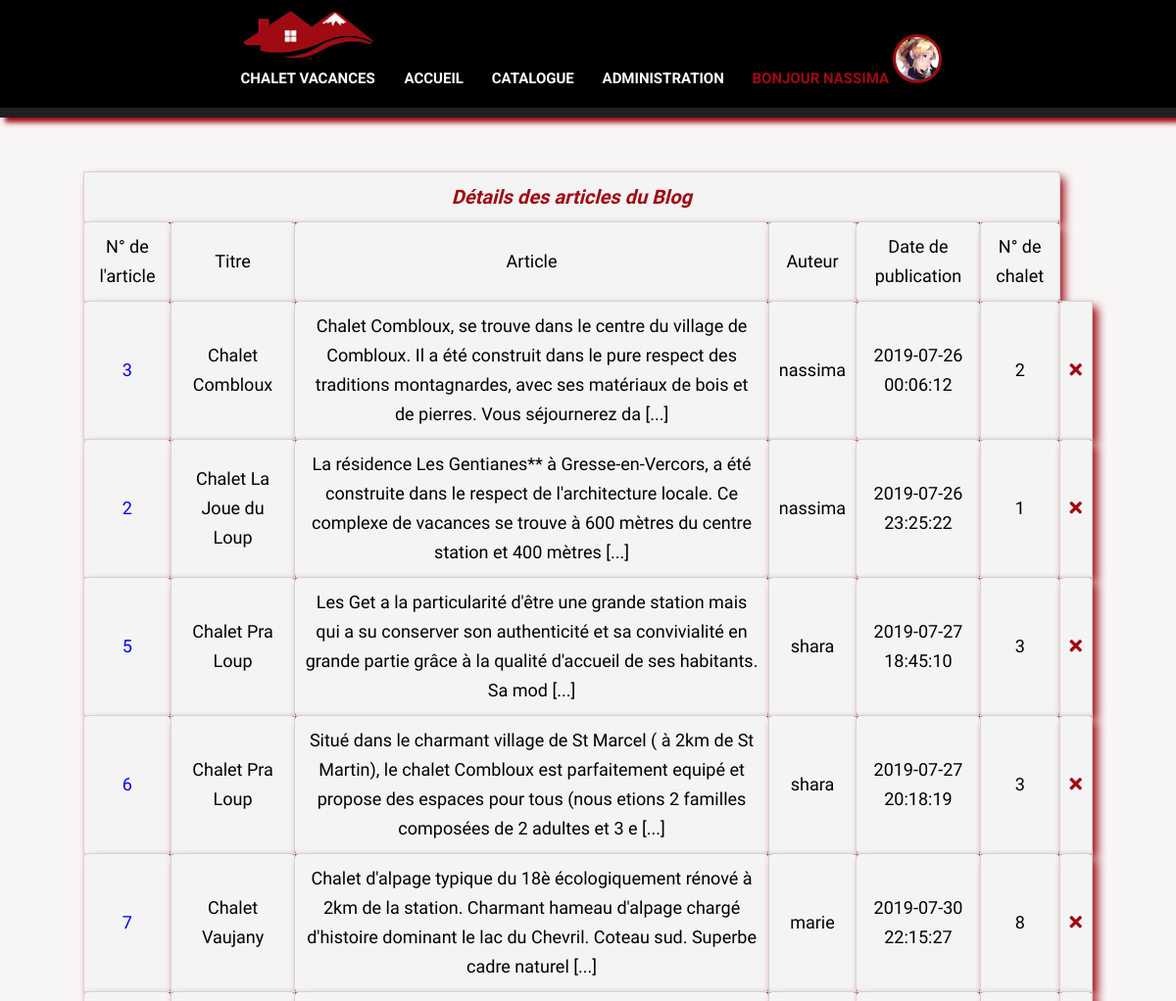
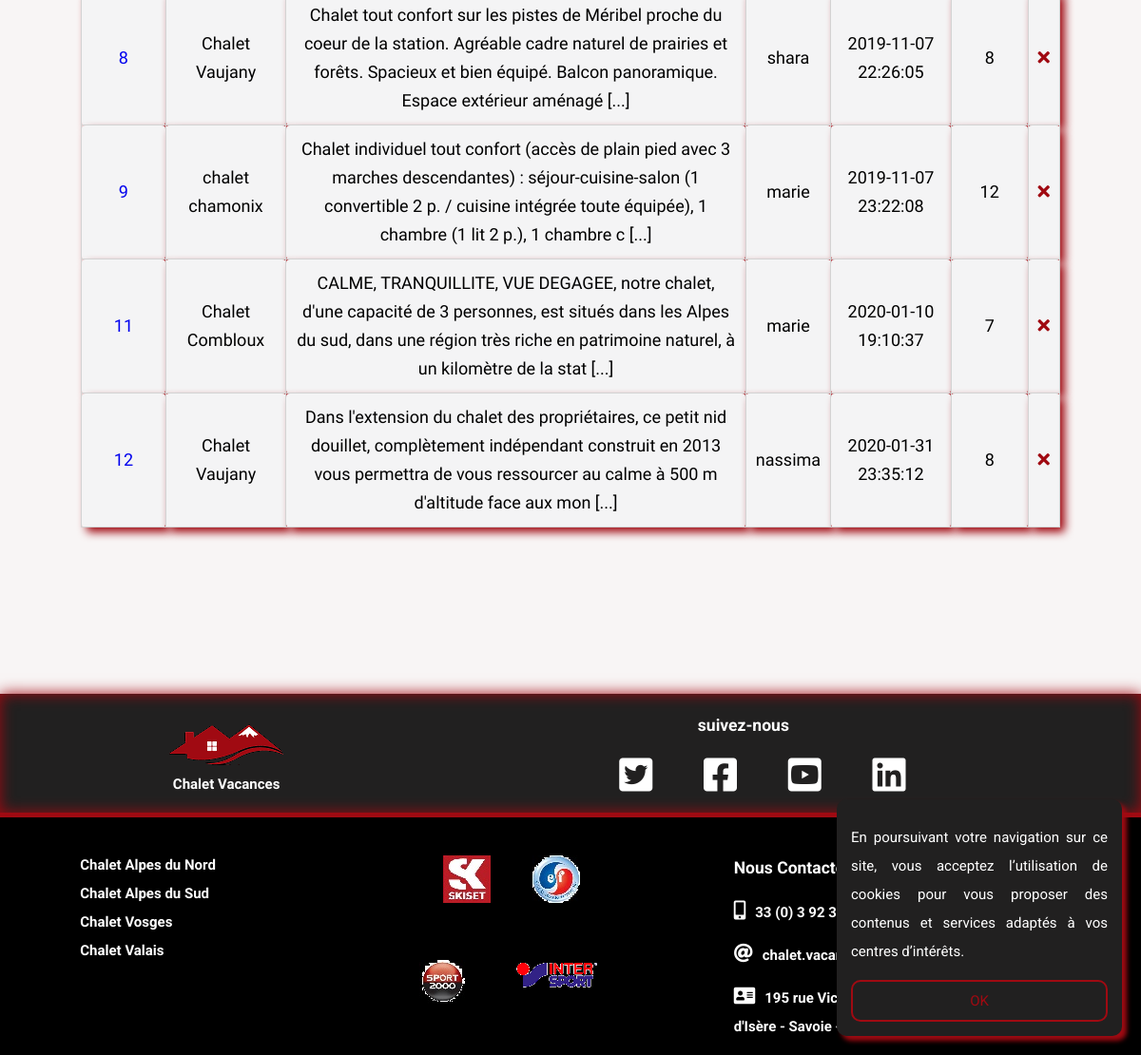
Page /adminBlog.php (signed in) on the committed database (2 pictures, top to bottom).
### tables this page shows
CREATE TABLE IF NOT EXISTS `customers` (
  `id_customer` int(11) NOT NULL AUTO_INCREMENT,
  `firstName` varchar(255) NOT NULL,
  `lastName` varchar(255) NOT NULL,
  `pseudo` varchar(255) NOT NULL,
  `password` varchar(255) NOT NULL,
  `email` varchar(255) NOT NULL,
  `phone` varchar(255) NOT NULL,
  `adress` varchar(255) NOT NULL,
  `postal_code` text NOT NULL,
  `profile_picture` varchar(255) DEFAULT 'profil_defaut.png',
  `inscription_date` timestamp NOT NULL,
  `admin` int(11) DEFAULT NULL,
  PRIMARY KEY (`id_customer`)
);

CREATE TABLE IF NOT EXISTS `posts` (
  `id_posts` int(11) NOT NULL AUTO_INCREMENT,
  `title` varchar(255) NOT NULL,
  `content` text NOT NULL,
  `publication_date` datetime NOT NULL,
  `id_customer` int(11) NOT NULL,
  `id_chalet` int(11) NOT NULL,
  PRIMARY KEY (`id_posts`),
  KEY `indexCustomer` (`id_customer`),
  KEY `indexChalet` (`id_chalet`)
);

CREATE TABLE IF NOT EXISTS `chalet` (
  `id_chalet` int(11) NOT NULL AUTO_INCREMENT,
  `name` varchar(250) NOT NULL,
  `chalet` varchar(250) NOT NULL,
  `massif` varchar(250) NOT NULL,
  `station` varchar(250) NOT NULL,
  `Nb_Pers` int(11) NOT NULL,
  `description` text NOT NULL,
  `services` varchar(250) NOT NULL,
  `price` int(11) NOT NULL,
  `duree_sejour` varchar(100) NOT NULL,
  `image1` varchar(250) NOT NULL,
  `image2` varchar(250) NOT NULL,
  `image3` varchar(250) NOT NULL,
  `image4` varchar(250) NOT NULL,
  `image5` varchar(250) NOT NULL,
  `image6` varchar(520) NOT NULL,
  `condition_une` text NOT NULL,
  `condition_deux` text NOT NULL,
  `condition_trois` text NOT NULL,
  `condition_quatre` text NOT NULL,
  `condition_cinq` text NOT NULL,
  `prestation_une` text NOT NULL,
  `prestation_deux` text NOT NULL,
  `prestation_trois` text NOT NULL,
  `prestation_quatre` text NOT NULL,
  `prestation_cinq` text NOT NULL,
  `prestation_six` text NOT NULL,
  `info_une` text NOT NULL,
  `info_deux` text NOT NULL,
  `info_trois` text NOT NULL,
  `info_quatre` text NOT NULL,
  `info_cinq` text NOT NULL,
  `info_six` text NOT NULL,
  `promotions` varchar(255) DEFAULT NULL,
  `best_chalet` varchar(255) DEFAULT NULL,
  PRIMARY KEY (`id_chalet`)
);

### adminBlog.php (called while the page is built, shortened)
<?php
require('application/database.php');
if(isset($_SESSION['id_customer'])){
$customerConnect=getCustomer($_SESSION['id_customer']);
}
else{
    header('Location:login.php');
}
$results=showPosts();
include 'layout.phtml';

### application/database.php (called while the page is built, shortened)
<?php
function connect() {
    $pdo=new PDO('mysql:host=localhost;dbname=projetnassima;charset=utf8','root','');
    $pdo->setAttribute(PDO::ATTR_ERRMODE, PDO::ERRMODE_EXCEPTION);
    return $pdo;
}
function getCustomer($id){
    $pdo = connect();
    $req=$pdo->prepare('SELECT * FROM `customers` WHERE `id_customer`=?');
    $req->execute(array($id));
    $profilCustomer=$req->fetch(PDO::FETCH_ASSOC);
    return $profilCustomer;
}
function showPosts(){
	$pdo = connect();
	$req=$pdo->prepare('SELECT * FROM posts JOIN chalet ON `posts`.`id_chalet`= `chalet`.`id_chalet` JOIN customers ON `posts`.`id_customer`=`customers`.`id_customer` ORDER BY publication_date');
	$req->execute();
	$results = $req->fetchAll(PDO::FETCH_ASSOC);
	return $results;
}

### footer/footer.php (called while the page is built)
<?php
if(isset($_COOKIE['accept_cookie'])) {
   $showcookie = false;
} else {
   $showcookie = true;
}
require_once('footer.phtml');

### adminBlog.phtml (the view)
<table id="adminBlog">
    <tr>
        <th colspan="6">Détails des articles du Blog</th>
    </tr>
    <tr class="fieldsTable">
        <td>N° de l'article</td>
        <td>Titre</td>
        <td>Article</td>
        <td>Auteur</td>
        <td>Date de publication</td>
        <td>N° de chalet</td>
    </tr>
    <?php  foreach($results as $post): ?>
        <tr>
            <td><a href="detailsPostBlog.php?id=<?= intval($post['id_posts'])?>"><?= $post["id_posts"]; ?></a></td>
            <td><?= htmlspecialchars($post["title"]); ?></td>
            <td><?= substr(htmlspecialchars($post["content"]),0,200); ?> [...]</td>
            <td><?= htmlspecialchars($post["pseudo"]); ?></td>
            <td><?= htmlspecialchars($post["publication_date"]); ?></td>
            <td><?= htmlspecialchars($post["id_chalet"]); ?></td>
            <td><a href="deletPostBlog.php?id=<?= intval($post['id_posts']);?>"><i class="fas fa-times"></i></a></td>
        </tr>
    <?php endforeach; ?>
</table>

### layout.phtml (shortened to what this page needs)
<!DOCTYPE html>
<html lang="fr">
    <?php
        include('./head/head.php');
    ?>
    <body onload='displayDate()'>
        <header>
            <?php
                include('./header/header.php');
            ?>
        </header>
        <main>
            <?php include $template.'.phtml' ?>
        </main>
        <footer>
        <?php
            include('./footer/footer.php');
        ?>
        </footer>
    </body>
</html>

### head/head.php (shortened to what this page needs)
<head>
        <link rel="stylesheet" href="https://use.fontawesome.com/releases/v5.8.2/css/all.css"
>
        <link rel="stylesheet" href="css/flexslider.css">
        <link rel="stylesheet" href="css/normalize.css">
        <link rel="stylesheet" href="css/form.css">
        <link rel="stylesheet" href="css/style.css">
        <link rel="stylesheet" href="css/nav.css">
        <link rel="stylesheet" href="css/footer.css">
</head>

### header/header.php (shortened to what this page needs)
<nav id='mainNavigation'>
    <ul>
        <?php if(isset($customerConnect) && $customerConnect['admin']==1) : ?>
            <li><a href='index.php?id=<?=intval($customerConnect['id_customer']); ?>'><img src='img/img_logos/logoChalet-02.png' alt="logo de site" class='logo'>
            <p class='textLogo'>Chalet Vacances </p></a>
            </li>
            <li><a href="index.php?id=<?= intval($customerConnect['id_customer']); ?>">accueil</a></li>
            <li><a href="chaletSelection.php?id=<?= intval($customerConnect['id_customer']); ?>">Catalogue</a></li>
            <li class='showMenu'><a href='infoProfileCustomerAdmin.php?id=<?= intval($customerConnect['id_customer']); ?>'>Administration</a>
            </li>
            <li class='showMenu'>
                <a href='customerProfile.php?id=<?= intval($customerConnect['id_customer']); ?>'><span>Bonjour <?= htmlspecialchars($customerConnect['pseudo']); ?></span>
                    <?php if(!empty($customerConnect['profile_picture'])) :?>
                        <img src="img/customers_images/<?= $customerConnect['profile_picture'] ;?>" alt="image du profil de client" class='image_client'>
                    <?php endif; ?>
                </a>
            </li>
        <?php endif; ?>
    </ul>
</nav>

### footer/footer.phtml
<section>
    <?php if($showcookie) { ?>
        <div class="cookie-alert">
            <p>En poursuivant votre navigation sur ce site, vous acceptez l’utilisation de cookies pour vous proposer des contenus et services adaptés à vos centres d’intérêts.</p>
            <a href="./accept_cookie.php">OK</a>
        </div>
    <?php } ?>
</section>
<section id="bandeau-footer">
    <section class="logo-footer">
        <a href="index.php" class="logo"><img src="img/img_logos/logoChalet-03.png" alt="logo du site">
        <p class='textLogo'>Chalet Vacances </p></a>
    </section>
    <section class="social-networks">
        <h3>suivez-nous</h3>
        <ul>
            <li>
                <i class="fab fa-twitter-square"></i>
            </li>
            <li>
                <i class="fab fa-facebook-square"></i>
            </li>
            <li>
                <i class="fab fa-youtube-square"></i>
            </li>
            <li>
                <i class="fab fa-linkedin"></i>
            </li>
        </ul>
    </section>
</section>
<section class="container-footer">
    <section id="footerService">
        <ul>
            <li><a href="chaletAlpesDuNord.php">Chalet Alpes du Nord</a></li>
            <li><a href="ChaletAlpesDuSud.php">Chalet Alpes du Sud</a></li>
            <li><a href="ChaletVosges.php">Chalet Vosges</a></li>
            <li><a href="ChaletValais.php">Chalet Valais</a></li>
        </ul>
    </section>
    <section id="partenaire">
        <img src="img/img_logos/logo-partenaire2.jpg" alt="logo partenaire">
        <img src="img/img_logos/logo-partenaire5.jpg" alt="logo partenaire">
        <img src="img/img_logos/logo-partenaire6.jpg" alt="logo partenaire" >
        <img src="img/img_logos/logo-partenaire7.png" alt="logo partenaire">
    </section>
    <section id="info-contact">
        <h3>Nous Contacter</h3>
        <p><i class="fas fa-mobile-alt icon"></i><span>33 (0) 3 92 35 17 78</span></p>
        <p><i class="fas fa-at"></i><span>chalet.vacances@gmail.com</span></p>
        <p><i class="fas fa-address-card"></i><span>195 rue Victor Hugo - 73150 Val-d'Isère - Savoie - FRANCE </span></p>
    </section>
</section>

### css/style.css (style rules this page uses)
* { -o-box-sizing: border-box; -moz-box-sizing: border-box; -webkit-box-sizing: border-box; -ms-sizing: border-box; -khtml-sizing: border-box; box-sizing: border-box; outline: none; text-decoration: none; -webkit-transition: all .2s ease 0s; transition: all .2s ease 0s; }
html { font-size:62.5%; }
body { margin: 0px; padding: 0px; font-size: 1.8rem; line-height: 3rem; font-family: 'Roboto', sans-serif; background: rgb(248, 245, 245); }
main { max-width: 90%; text-align: center; margin: 0 auto; padding: 25px; }
a { text-decoration: none; }
ul li { list-style-type: none; }
table, #post, #comment { font-family: 'Cardo', serif; }
.thematique-titre span, #conditions span, #adminBlog th, #sectionChalet a:hover, #bestChalet h2 span, #bestPromotion h2 span, #videos h2 span, #detailsChalet p a, #Contact p span, .box p a, form h2 span, #adminBlog .fas, #post h3 a, #post .readMore a, #displayChalet h3, #bestChalet h3 a, #bestPromotion h3 a, #detailsChalet h3, #post h2, #post .auteur span, #comment .content a, #sectionProfile h2 { color: rgb(160,10,18); }
#displayChalet .detailChalet, #displayChalet h3, #bestChalet, #bestPromotion, .form h3, #adminBlog th, .customersInfo td, #post h2, #post .auteur span, #detailsChalet h3 { text-align: center; font-size: 2rem; font-weight: bold; font-style: italic; }
#adminBlog { border-collapse: collapse; width: 100%; text-align: center; margin: 150px auto; }
#adminBlog td, #adminBlog th, #infoProfile td, #infoProfile th { padding: 10px; background-color : #f4f4f5; border: 1px solid lightgray; -webkit-border-radius: 4px; border-radius: 4px; -webkit-box-shadow: 5px 5px 10px rgb(160,10,18); box-shadow: 5px 5px 10px rgb(160,10,18); }

### css/nav.css (style rules this page uses)
header { position: fixed; width: 100%; z-index: 2; top: 0px; text-transform: uppercase; font-weight: bold; font-size: 1.5rem; background-color: #000; border-bottom: 10px solid rgb(33,32,32); box-shadow: 5px 5px 5px rgb(160,10,18); }
#mainNavigation { display: -webkit-box; display: -ms-flexbox; display: flex; -webkit-box-pack: justify; -ms-flex-pack: justify; justify-content: space-between; -webkit-box-align: center; -ms-flex-align: center; align-items: center; margin-top: 10px; text-transform: uppercase; font-family: 'Roboto', sans-serif; font-weight: bold; width: 100%; }
#mainNavigation img { width: 50x; height: 50px; border-radius: 50%; }
.textLogo { font-family: 'Kaushan Script', cursive; color: #fff; font-size: 1.5rem; margin-top: -5px; }
#mainNavigation > ul > li > a { padding: 0px 10px 0px 15px; color: #fff; }
#mainNavigation ul { list-style-type: none; width: 100%; text-align: center; margin: auto; padding: 0; }
#mainNavigation > ul > li { display: inline-block; position: relative; }
#mainNavigation a { display: inline-block; text-decoration: none; }
#mainNavigation ul li a:hover, #mainNavigation .showMenu span { color:rgb(160,10,18); }
#mainNavigation .image_client { width: 50x; height: 50px; border:3px solid rgb(160,10,18); -webkit-border-radius: 50%; border-radius: 50%; }

### rows in the picture
customers: pseudo "NASSIMA", profile_picture (picture)
posts: id_posts "3", title "Chalet Combloux", content "Chalet Combloux, se trouve dans le centre du village de Combloux. Il a été construit dans le pure respect des traditions montagnardes, avec ses matériaux de bois et de pierres. Vous séjournerez da", id_customer.pseudo "nassima", publication_date "2019-07-26 00:06:12", id_chalet.id_chalet "2"
posts: id_posts "2", title "Chalet La Joue du Loup", content "La résidence Les Gentianes** à Gresse-en-Vercors, a été construite dans le respect de l'architecture locale. Ce complexe de vacances se trouve à 600 mètres du centre station et 400 mètres", id_customer.pseudo "nassima", publication_date "2019-07-26 23:25:22", id_chalet.id_chalet "1"
posts: id_posts "5", title "Chalet Pra Loup", content "Les Get a la particularité d'être une grande station mais qui a su conserver son authenticité et sa convivialité en grande partie grâce à la qualité d'accueil de ses habitants. Sa mod", id_customer.pseudo "shara", publication_date "2019-07-27 18:45:10", id_chalet.id_chalet "3"
posts: id_posts "6", title "Chalet Pra Loup", content "Situé dans le charmant village de St Marcel ( à 2km de St Martin), le chalet Combloux est parfaitement equipé et propose des espaces pour tous (nous etions 2 familles composées de 2 adultes et 3 e", id_customer.pseudo "shara", publication_date "2019-07-27 20:18:19", id_chalet.id_chalet "3"
posts: id_posts "7", title "Chalet Vaujany", content "Chalet d'alpage typique du 18è écologiquement rénové à 2km de la station. Charmant hameau d'alpage chargé d'histoire dominant le lac du Chevril. Coteau sud. Superbe cadre naturel", id_customer.pseudo "marie", publication_date "2019-07-30 22:15:27", id_chalet.id_chalet "8"
posts: id_posts "8", title "Chalet Vaujany", content "Chalet tout confort sur les pistes de Méribel proche du coeur de la station. Agréable cadre naturel de prairies et forêts. Spacieux et bien équipé. Balcon panoramique. Espace extérieur aménagé", id_customer.pseudo "shara", publication_date "2019-11-07 22:26:05", id_chalet.id_chalet "8"
posts: id_posts "9", title "chalet chamonix", content "Chalet individuel tout confort (accès de plain pied avec 3 marches descendantes) : séjour-cuisine-salon (1 convertible 2 p. / cuisine intégrée toute équipée), 1 chambre (1 lit 2 p.), 1 chambre c", id_customer.pseudo "marie", publication_date "2019-11-07 23:22:08", id_chalet.id_chalet "12"
posts: id_posts "11", title "Chalet Combloux", content "CALME, TRANQUILLITE, VUE DEGAGEE, notre chalet, d'une capacité de 3 personnes, est situés dans les Alpes du sud, dans une région très riche en patrimoine naturel, à un kilomètre de la stat", id_customer.pseudo "marie", publication_date "2020-01-10 19:10:37", id_chalet.id_chalet "7"
posts: id_posts "12", title "Chalet Vaujany", content "Dans l'extension du chalet des propriétaires, ce petit nid douillet, complètement indépendant construit en 2013 vous permettra de vous ressourcer au calme à 500 m d'altitude face aux mon", id_customer.pseudo "nassima", publication_date "2020-01-31 23:35:12", id_chalet.id_chalet "8"
